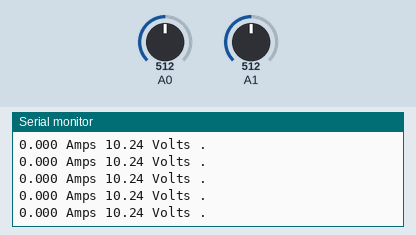
Bench run of a sketch on a simulated Arduino Uno, built with avr-gcc and run on an emulated ATmega328P. Shown: the last lines printed to the serial monitor. Inputs (shaded band) come from the test bench; at power-on: A0 = 512, A1 = 512.

Above: at 1.5 s.
1.6 s: A0 set to 495
At 2.2 s:
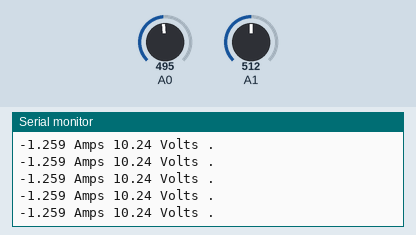
6.1 s: A0 set to 391
At 6.8 s:
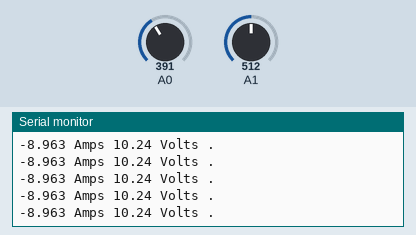
7.6 s: A0 set to 371
At 8.4 s:
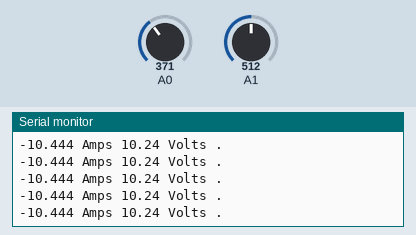
9.1 s: A1 set to 508
At 10.0 s:
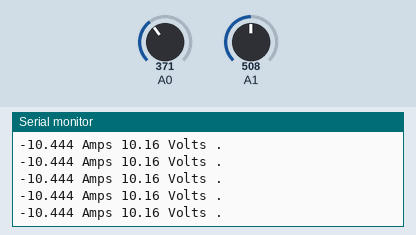
12.1 s: A1 set to 485
At 13.0 s:
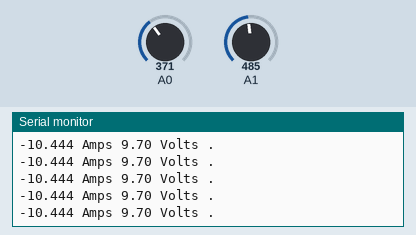
Timing chart, 0 to 15.1 s (numbered marks = the images above; inputs shaded):
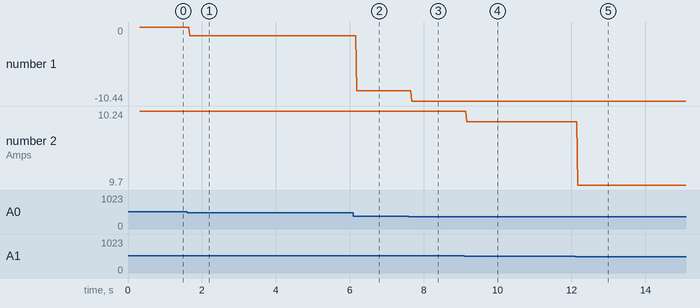

The sketch:

relay30A_Module.ino
```cpp
//This code is for the 30 amp relay modules
//With the ACS712 Current sensor
//The voltage divided allows you to read voltages up 15 volts

//These are all the global variables that will hold the information I need
double batteryVoltage = 0;
double batteryAmpsDrawn = 0;

double resistorDividerRatio = 4.09; //330K: 100k Voltage divider
//A1 is the Voltage sense in this code

int ACSOFFSET = 0;
//A0 is current sense pin for this code
//Use any digital pin to control the
//Signal Pin for the relays

double bitsPerVolts = 0;

void setup() {

  Serial.begin(9600);   // start serial at 9600 baud for debugging later

   //This for an accurate analog Read
   bitsPerVolts = 1024.0/(readVccMilliVolts()*0.001);
   //if exactly 5 volts then 1024bits/5Volts = (204.8 bits/Volt)

   ACSOFFSET = calibrateCurrentSense(14);//This is analog pin A0

}

void loop() {
  // put your main code here, to run repeatedly:
  getAmpsAndVoltage();
}


//For 30A ACS712 Module
//https://www.sparkfun.com/datasheets/BreakoutBoards/0712.pdf
//ACS712ELCTR-30A-T Temp –40C to 85C, AMPS ±30, Sensitivity 66 mV/A

void getAmpsAndVoltage()
{
 double Voltage = 0;
//will be a value holder for the voltage read on the analog reads

 int RawValue= 0;

 int mVperAmp = 66; // use 100 for 20A Module and 66 for 30A ACS712 Module

 //==================================================================

 RawValue = analogRead(A0);
 Voltage = (RawValue / bitsPerVolts)*1000; // Gets you mV
 batteryAmpsDrawn = ((Voltage - ACSOFFSET) / mVperAmp);
 batteryVoltage = analogRead(A1)/bitsPerVolts*resistorDividerRatio;

 Serial.print(batteryAmpsDrawn,3);
 Serial.print(" Amps ");
 Serial.print(batteryVoltage);
 Serial.print(" Volts ");

 //==================================================================


 Serial.println(".");

}


long readVccMilliVolts() {
  long result;
  // Read 1.1V reference against AVcc
  ADMUX = _BV(REFS0) | _BV(MUX3) | _BV(MUX2) | _BV(MUX1);
  delay(2); // Wait for Vref to settle
  ADCSRA |= _BV(ADSC); // Convert
  while (bit_is_set(ADCSRA,ADSC));
  result = ADCL;
  result |= ADCH<<8;
  result = 1126400L / result; // Back-calculate AVcc in mV
  return result;
}


double calibrateCurrentSense(int analogPin)
{

 double ACSoffset = 0;
 double voltageReadingSum = 0;


     for(int i=0; i<30; i++)
   {
    int RawValue = analogRead(analogPin);
    Serial.println(RawValue);
    int Voltage = (RawValue / bitsPerVolts)*1000; // Gets you mV
    voltageReadingSum =  Voltage+voltageReadingSum;
    delay(10);
   }

   ACSoffset=voltageReadingSum/30.0;
   Serial.println(ACSoffset);
 return ACSoffset;
}
```

Measured:
- after the input at 1.6 s, the serial monitor: prints a new line after 0.07 s (image 1)
- after the input at 6.1 s, the serial monitor: prints a new line after 0.10 s (image 2)
- after the input at 7.6 s, the serial monitor: prints a new line after 0.08 s (image 3)
- after the input at 9.1 s, the serial monitor: prints a new line after 0.07 s (image 4)
- after the input at 12.1 s, the serial monitor: prints a new line after 0.07 s (image 5)
- plotted number 1: 0 → -1.26 after the input at 1.6 s, -1.26 → -8.96 after the input at 6.1 s, -8.96 → -10.44 after the input at 7.6 s
- plotted number 2: 10.24 → 10.16 after the input at 9.1 s, 10.16 → 9.7 after the input at 12.1 s
